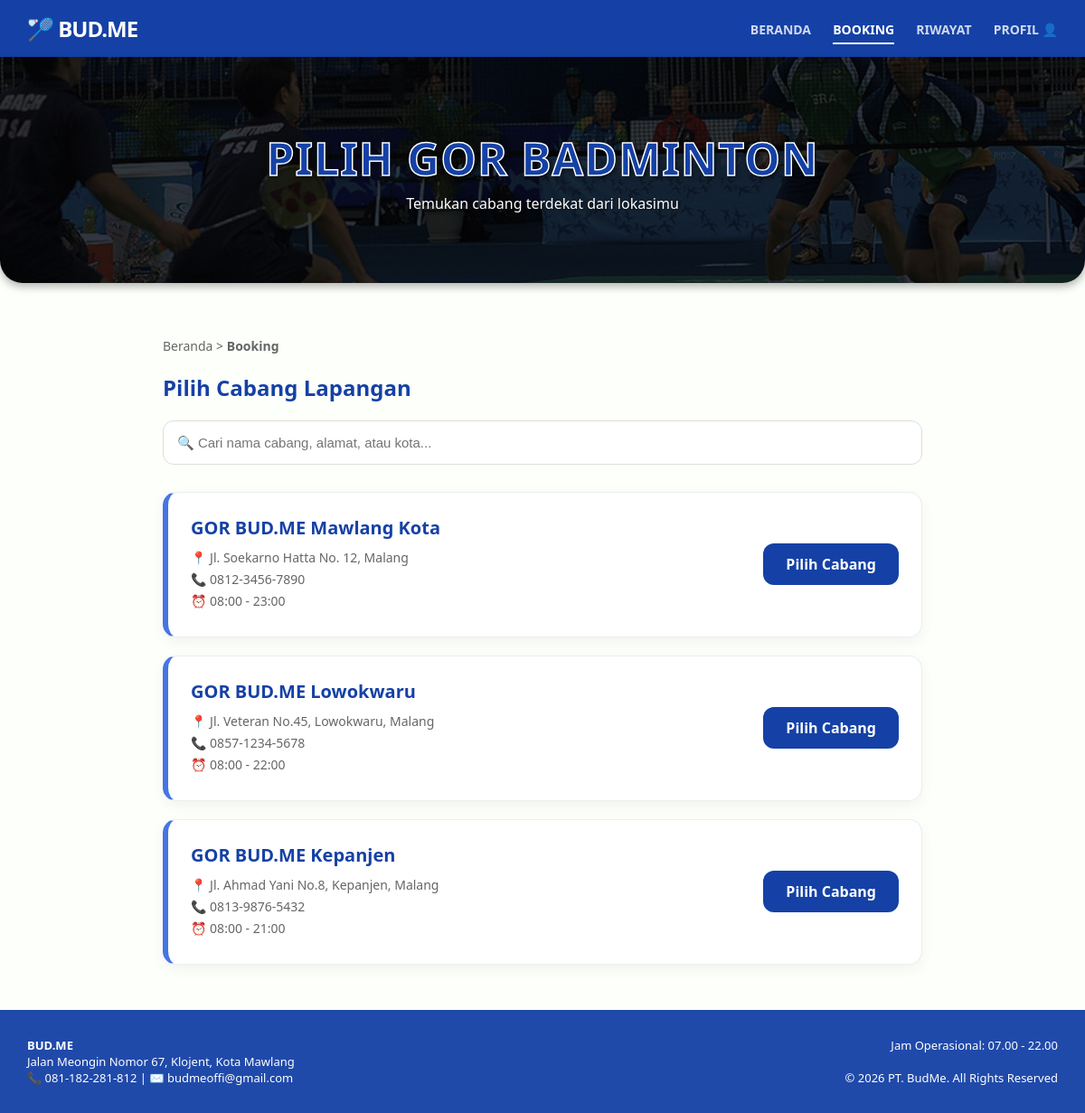
/index.php?page=booking (signed in), run on the app's committed database.
### tables this page shows
CREATE TABLE `cabang` (
  `id` int(11) NOT NULL,
  `nama_cabang` varchar(100) NOT NULL,
  `alamat` text DEFAULT NULL,
  `kontak` varchar(20) DEFAULT NULL,
  `jam_buka` time DEFAULT NULL,
  `jam_tutup` time DEFAULT NULL
);

### controllers/BookingController.php (called while the page is built, shortened)
<?php
require_once 'config/Database.php';
require_once 'models/CabangModel.php';
class BookingController {
    private $cabangModel;
    public function __construct() {
        $database = new Database();
        $this->db = $database->getConnection();
        $this->cabangModel = new CabangModel($this->db);
    }
    public function pilihCabang() {
        $data_cabang = $this->cabangModel->getAllCabang();
        require_once 'views/booking/1_pilih_cabang.php';
    }
}
?>

### config/Database.php (called while the page is built, shortened)
<?php
class Database {
    private $host = "localhost";
    private $db_name = "budme_db";
    private $username = "root";
    private $password = "";
    public function getConnection() {
        $this->conn = null;
        try {
            $this->conn = new PDO("mysql:host=" . $this->host . ";dbname=" . $this->db_name, $this->username, $this->password);
            $this->conn->setAttribute(PDO::ATTR_ERRMODE, PDO::ERRMODE_EXCEPTION);
        } catch(PDOException $exception) {
            echo "Koneksi Database Error: " . $exception->getMessage();
        }
        return $this->conn;
    }
}
?>

### models/CabangModel.php (called while the page is built, shortened)
<?php
class CabangModel {
    private $conn;
    public function __construct($db) {
        $this->conn = $db;
    }
    public function getAllCabang() {
        $query = "SELECT * FROM cabang";
        $stmt = $this->conn->prepare($query);
        $stmt->execute();
        return $stmt->fetchAll(PDO::FETCH_ASSOC);
    }
}
?>

### views/booking/1_pilih_cabang.php (the view, shortened to what this page needs)
<!DOCTYPE html>
<html lang="id">
<head>
</head>
<body>
    <header>
        <h1>🏸 BUD.ME</h1>
        <nav>
            <a href="<?= BASE_URL ?>index.php?page=beranda">Beranda</a>
            <a href="<?= BASE_URL ?>index.php?page=booking" class="active">Booking</a>
            <a href="<?= BASE_URL ?>index.php?page=riwayat">Riwayat</a>
            <a href="<?= BASE_URL ?>index.php?page=profil">Profil 👤</a>
        </nav>
    </header>
    <div class="booking-banner">
        <h2>Pilih GOR Badminton</h2>
        <p>Temukan cabang terdekat dari lokasimu</p>
    </div>
    <div class="container">
        <div class="breadcrumb">Beranda > <strong>Booking</strong></div>
        <h2>Pilih Cabang Lapangan</h2>
        <input type="text" id="searchInput" class="search-bar" placeholder="🔍 Cari nama cabang, alamat, atau kota..." onkeyup="filterCabang()">
        <?php foreach($data_cabang as $cabang): ?>
            <div class="card">
                <div class="card-info">
                    <h3><?= htmlspecialchars($cabang['nama_cabang']); ?></h3>
                    <p>📍 <?= htmlspecialchars($cabang['alamat']); ?></p>
                    <p>📞 <?= htmlspecialchars($cabang['kontak']); ?></p>
                    <p>⏰ <?= htmlspecialchars(substr($cabang['jam_buka'], 0, 5)); ?> - <?= htmlspecialchars(substr($cabang['jam_tutup'], 0, 5)); ?></p>
                </div>
                <div>
                    <a href="<?= BASE_URL ?>index.php?page=booking&step=2&cabang_id=<?= $cabang['id'] ?>" class="btn-pilih">Pilih Cabang</a>
                </div>
            </div>
        <?php endforeach; ?>
    </div>
    <footer>
        <div><strong>BUD.ME</strong><br>Jalan Meongin Nomor 67, Klojent, Kota Mawlang<br>📞 081-182-281-812 | ✉️ budmeoffi@gmail.com</div>
        <div style="text-align: right;">Jam Operasional: 07.00 - 22.00<br><br>&copy; 2026 PT. BudMe. All Rights Reserved</div>
    </footer>
</body>
</html>

### data on the page
cabang: nama_cabang "GOR BUD.ME Mawlang Kota", alamat "Jl. Soekarno Hatta No. 12, Malang", kontak "0812-3456-7890", jam_buka "08:00", jam_tutup "23:00"
cabang: nama_cabang "GOR BUD.ME Lowokwaru", alamat "Jl. Veteran No.45, Lowokwaru, Malang", kontak "0857-1234-5678", jam_buka "08:00", jam_tutup "22:00"
cabang: nama_cabang "GOR BUD.ME Kepanjen", alamat "Jl. Ahmad Yani No.8, Kepanjen, Malang", kontak "0813-9876-5432", jam_buka "08:00", jam_tutup "21:00"
